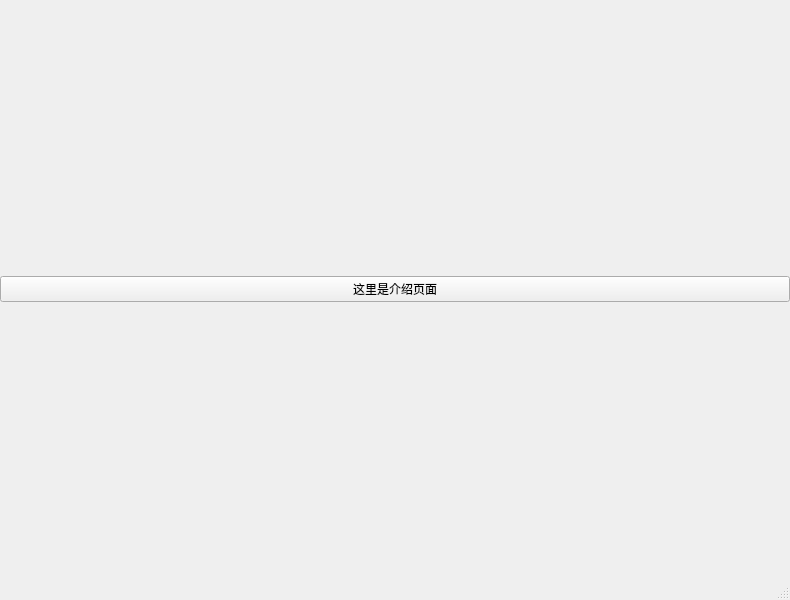
<?xml version="1.0" encoding="UTF-8"?>
<ui version="4.0">
 <class>About</class>
 <widget class="QMainWindow" name="About">
  <property name="geometry">
   <rect>
    <x>0</x>
    <y>0</y>
    <width>790</width>
    <height>600</height>
   </rect>
  </property>
  <property name="maximumSize">
   <size>
    <width>16777215</width>
    <height>16777215</height>
   </size>
  </property>
  <property name="windowTitle">
   <string>MainWindow</string>
  </property>
  <widget class="QWidget" name="centralwidget">
   <layout class="QGridLayout" name="gridLayout">
    <property name="leftMargin">
     <number>0</number>
    </property>
    <property name="topMargin">
     <number>0</number>
    </property>
    <property name="rightMargin">
     <number>0</number>
    </property>
    <property name="bottomMargin">
     <number>0</number>
    </property>
    <property name="spacing">
     <number>0</number>
    </property>
    <item row="0" column="0">
     <widget class="QPushButton" name="pushButton">
      <property name="text">
       <string>这里是介绍页面</string>
      </property>
     </widget>
    </item>
   </layout>
  </widget>
  <widget class="QMenuBar" name="menubar">
   <property name="geometry">
    <rect>
     <x>0</x>
     <y>0</y>
     <width>790</width>
     <height>22</height>
    </rect>
   </property>
  </widget>
  <widget class="QStatusBar" name="statusbar"/>
 </widget>
 <resources/>
 <connections/>
</ui>
